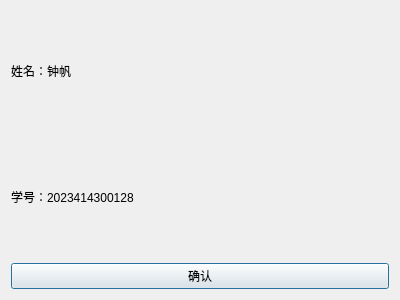
<?xml version="1.0" encoding="UTF-8"?>
<ui version="4.0">
 <class>AboutDialog</class>
 <widget class="QDialog" name="AboutDialog">
  <property name="geometry">
   <rect>
    <x>0</x>
    <y>0</y>
    <width>400</width>
    <height>300</height>
   </rect>
  </property>
  <property name="windowTitle">
   <string>Dialog</string>
  </property>
  <layout class="QHBoxLayout" name="horizontalLayout_2">
   <item>
    <layout class="QVBoxLayout" name="verticalLayout">
     <item>
      <widget class="QLabel" name="label_2">
       <property name="text">
        <string>姓名：钟帆</string>
       </property>
      </widget>
     </item>
     <item>
      <widget class="QLabel" name="label_3">
       <property name="text">
        <string>学号：2023414300128</string>
       </property>
      </widget>
     </item>
     <item>
      <widget class="QPushButton" name="btnOK">
       <property name="text">
        <string>确认</string>
       </property>
      </widget>
     </item>
    </layout>
   </item>
  </layout>
 </widget>
 <resources/>
 <connections/>
</ui>
